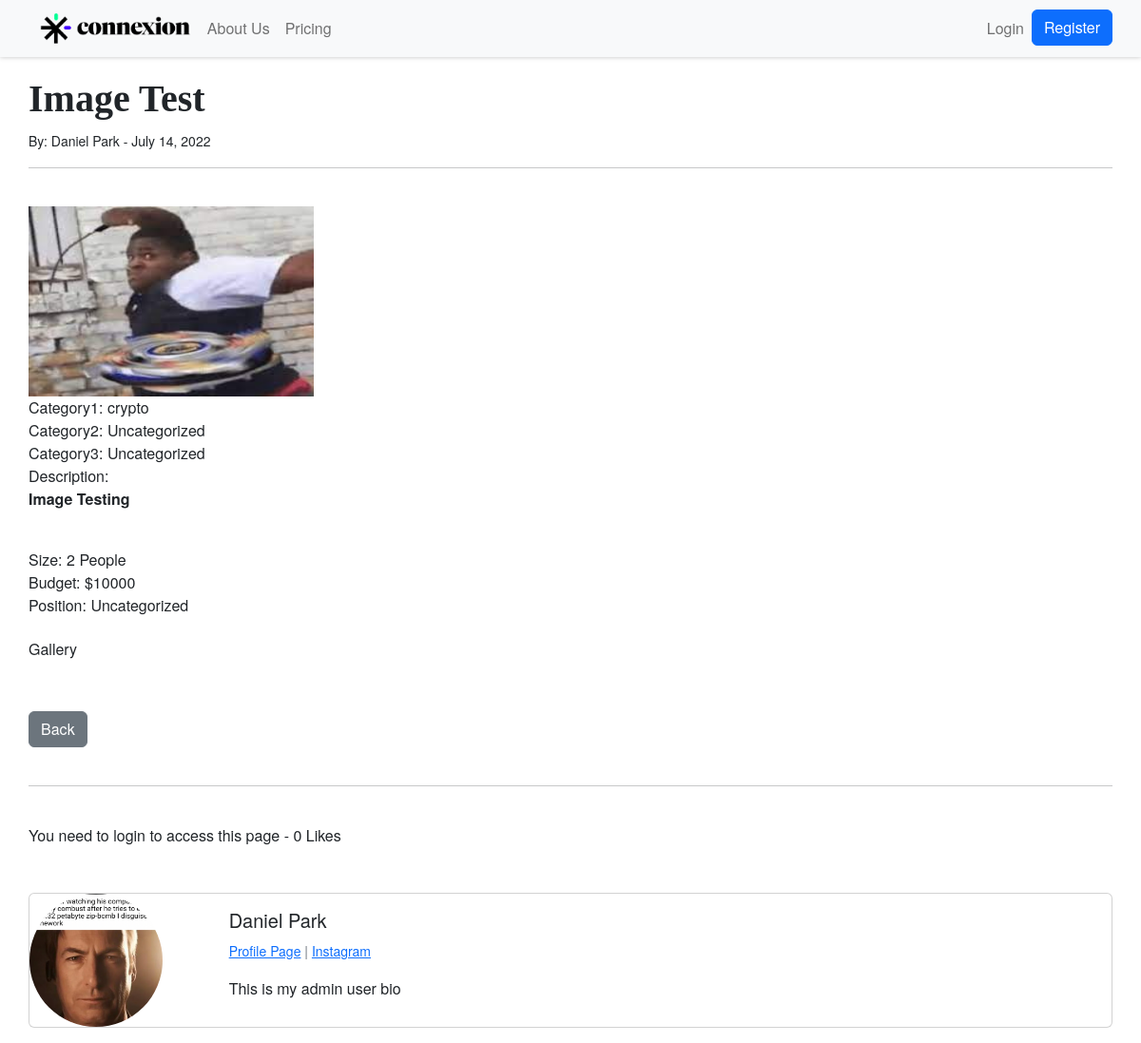
The page /article/18 on the database its author committed.
### thesite/models.py (models this page shows, shortened)
class Post(models.Model):
    title = models.CharField(max_length=255)
    header_image = models.ImageField(null=True, blank=True, upload_to="images/")
    title_tag = models.CharField(max_length=255, default = "Post")
    author = models.ForeignKey(User, on_delete=models.CASCADE, null=True)
    size = models.IntegerField()
    budget = models.IntegerField()
    post_date = models.DateField(auto_now_add=True)
    category = models.CharField(max_length=255, default = "Uncategorized")
    category2 = models.CharField(max_length=255, default = "Uncategorized")
    category3 = models.CharField(max_length=255, default = "Uncategorized")
    position = models.CharField(max_length=255, default = "Uncategorized")
    position2 = models.CharField(max_length=255, default = "Uncategorized")
    position3 = models.CharField(max_length=255, default = "Uncategorized")
    snippet = models.CharField(max_length=255)
    description = RichTextField(blank=True, null=True)
    likes = models.ManyToManyField(User, related_name='blog_posts')
    terms = models.IntegerField(null=True)
    image_1 = models.ImageField(null=True, blank=True, upload_to="images/")
    image_2 = models.ImageField(null=True, blank=True, upload_to="images/")
    image_3 = models.ImageField(null=True, blank=True, upload_to="images/")
    def total_likes(self):
        return self.likes.count()

class Profile(models.Model):
    user = models.OneToOneField(User, null=True, on_delete=models.CASCADE)
    bio = models.TextField()
    profile_pic = models.ImageField(null=True, blank=True, upload_to="images/profile/")
    website_url = models.CharField(max_length=255, null=True, blank=True)
    facebook_url = models.CharField(max_length=255, null=True, blank=True)
    twitter_url = models.CharField(max_length=255, null=True, blank=True)
    instagram_url = models.CharField(max_length=255, null=True, blank=True)
    pinterest_url = models.CharField(max_length=255, null=True, blank=True)
    linkedin_url = models.CharField(max_length=255, null=True, blank=True)
    interest = models.CharField(max_length=255, default = "Uncategorized")
    interest2 = models.CharField(max_length=255, default = "Uncategorized")
    interest3 = models.CharField(max_length=255, default = "Uncategorized")
    occupation = models.CharField(max_length=255, default = "Unemployed")

### thesite/views.py (the view)
# urls.py: path('article/<int:pk>', ArticleDetailView.as_view(), name="article-detail"),
class ArticleDetailView(DetailView):
    model = Post
    template_name = 'article_details.html'
    def get_context_data(self, *args, **kwargs):
        context = super(ArticleDetailView, self).get_context_data(*args, **kwargs)
        stuff = get_object_or_404(Post, id=self.kwargs['pk'])
        total_likes = stuff.total_likes()
        liked = False
        if stuff.likes.filter(id=self.request.user.id).exists():
            liked = True
        context["total_likes"] =  total_likes
        context["liked"] = liked
        return context

### thesite/templates/article_details.html (shortened to what this page needs)
{% extends 'base.html' %}
{% load static %}
{% block content %}
    <h1>{{ post.title }}</h1>
    <small>By: {{ post.author.first_name }} {{ post.author.last_name }} - {{post.post_date}}</small><br/>
    <hr>
    <br/>
    {% if post.header_image %}
        <img src="{{ post.header_image.url }}" width='300' height='200'>
    {% endif %}
    <br/>
    Category1: {{ post.category }}
    <br/>
    Category2: {{ post.category2 }}
    <br/>
    Category3: {{ post.category3 }}
    <br/>
    Description: {{ post.description|safe }}
    <br/>
    Size: {{ post.size }} People
    <br/>
    Budget: ${{ post.budget }}
    <br/>
    Position: {{post.position}}
    <br />
    <br />
    <h6>Gallery</h6>
    <div id="carouselExampleControls" class="carousel slide col-xl-6" data-ride="carousel">
        <a class="carousel-control-prev" href="#carouselExampleControls" role="button" data-slide="prev">
          <span class="carousel-control-prev-icon" aria-hidden="true"></span>
          <span class="sr-only">Previous</span>
        </a>
        <a class="carousel-control-next" href="#carouselExampleControls" role="button" data-slide="next">
          <span class="carousel-control-next-icon" aria-hidden="true"></span>
          <span class="sr-only">Next</span>
        </a>
    </div>
    <br/><br/>
    <a href="{% url 'home' %}" class="btn btn-secondary">Back</a>
    <br/><br/>
    <hr>
    <br/>
    <form action="{% url 'like_post' post.pk %}" method="POST">
        {% if user.is_authenticated %}
            {% if liked %}
                <button type="submit", name="post_id", value="{{ post.id }}", class="btn btn-danger btn-sm">Unlike</button>
            {% else %}
                <button type="submit", name="post_id", value="{{ post.id }}", class="btn btn-primary btn-sm">Like</button>
            {% endif %}
        {% else %}
            You need to login to access this page
        {% endif %}
            {% if total_likes != 0 %}
                - {{ total_likes }} Likes
            {% else %}
                - 0 Likes
            {% endif %}
    </form>
    <br/><br/>
    <div class="card mb-3">
        <div class="row no-gutters">
        <div class="col-md-2">
            {% if post.author.profile.profile_pic %}
                <img src="{{ post.author.profile.profile_pic.url }}" width=140 height=140 class="rounded-circle">
            {% else %}
                <img src="{% static 'thesite/images/default_profile_pic.jpg' %}" width=140 height=140 class="rounded-circle">
            {% endif %}
        </div>
        <div class="col-md-10">
            <div class="card-body">
            <h5 class="card-title">{{ post.author.first_name }} {{ post.author.last_name }}</h5>
            <p class="card-text"><small class="text-muted">
                <a href="{% url 'show_profile_page' post.author.profile.id %}">Profile Page</a>
                {% if post.author.profile.instagram_url %}
                    | <a href="{{ post.author.profile.instagram_url }}">Instagram</a>
                {% endif %}
                </small></p>
            <p class="card-text">{{ post.author.profile.bio }}</p>
            </div>
        </div>
        </div>
    </div>
{% endblock %}

### static/css/base.css (style rules this page uses)
* { font-family: 'Helvetica Neue'; }

### rows shown on the page
Post: title "Image Test", author.first_name "Daniel", author.last_name "Park", post_date "July 14, 2022", header_image (picture), category "crypto", category2 "Uncategorized", category3 "Uncategorized", description "Image Testing", size "2", budget "10000", position "Uncategorized", author.profile.profile_pic (picture), author.profile.bio "This is my admin user bio"
